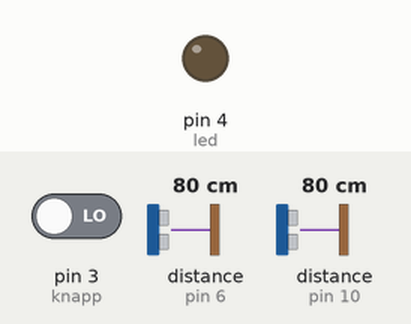
Recording of a sketch running on a simulated Arduino Uno, built with avr-gcc and run on an emulated ATmega328P. On the bench: output pins drawn as LEDs (lit = HIGH). Wiring (inferred from the names in the program): 2 × ultrasonic range finder: trigger pin 5, echo pin 6 / trigger pin 9, echo pin 10. The test bench sets the inputs (shaded band); at power-on: pin 3 (knapp) LOW, distance to the obstacle (sensors on pin 6, pin 10) 80 cm. The echo pulse lasts 58.3 µs per cm; pins used as bus, display or sensor lines are not drawn.

Above: at 0.1 s.
At 1.1 s:
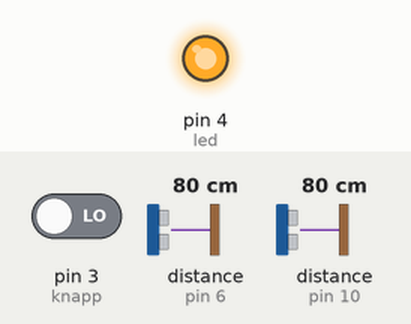
Timing chart, 0 to 2.6 s (numbered marks = the images above):
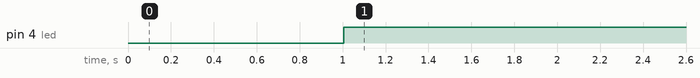

Measured:
- by itself, pin 4 (led): LOW → HIGH at 1.0 s

The sketch:

Ultralyd.ino
```cpp
// definerer pins
const int trigPin = 9;
const int echoPin = 10;
const int trigPin2 = 5;
const int echoPin2 = 6;
int led = 4;
int knapp = 3;


// definerer variabler
long duration;
long duration2;
int distance;
int distance2;

void setup() {
// Oppretter pinmodes
pinMode(trigPin, OUTPUT);
pinMode(echoPin, INPUT);
pinMode(trigPin2, OUTPUT);
pinMode(echoPin2, INPUT);
pinMode(led, OUTPUT);
pinMode(knapp, INPUT);
}

void loop() {
// Setter alt til LOW for å resette
digitalWrite(trigPin, LOW);
digitalWrite(trigPin2, LOW);
delayMicroseconds(2);

//Setter trigpinnen til HIGH i 10 microsekunder
digitalWrite(trigPin, HIGH);
digitalWrite(trigPin2, HIGH);
delayMicroseconds(10);
digitalWrite(trigPin, LOW);
digitalWrite(trigPin2, LOW);

// Leser av echoPin, og returnerer lydbølgenes reisetid i mikrosekunder
duration = pulseIn(echoPin, HIGH);
duration2 = pulseIn(echoPin2, HIGH);

// Kalkulerer distansen
distance= duration*0.034/2;
distance2= duration2*0.034/2;


// Dersom sensoren blir krysset, altsaa at distansen ultralydmaaleren klarer aa male blir
// mindre enn 100 cm, settes led lyset til HIGH
if (distance < 100){
  digitalWrite(led, HIGH);
}
if (distance2 < 100){
  digitalWrite(led, HIGH);
}

// Dersom knappen blir trykket inn, gaar det stroem gjennom, saa digitalRead blir HIGH
  if (digitalRead(knapp) == HIGH){
    if (erTrykket(knapp)){
      digitalWrite(led, LOW);
    }
  }
}

unsigned long previousClick = 0;
unsigned long debounceDelay = 150;

// Modul faar a registrere om knappen er trykket ved hjelp av millis istedet for delay
boolean erTrykket(int pin){
  if ((millis() - previousClick) >=debounceDelay){
    previousClick = millis();
    return true;
  }
  return false;
}
```
